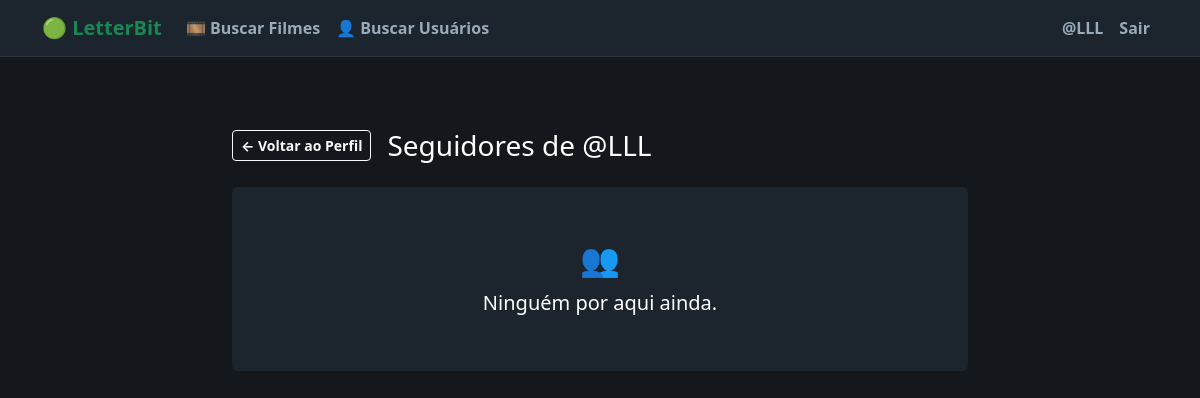
The app's page /profile/LLL/followers/ (signed in), older data.
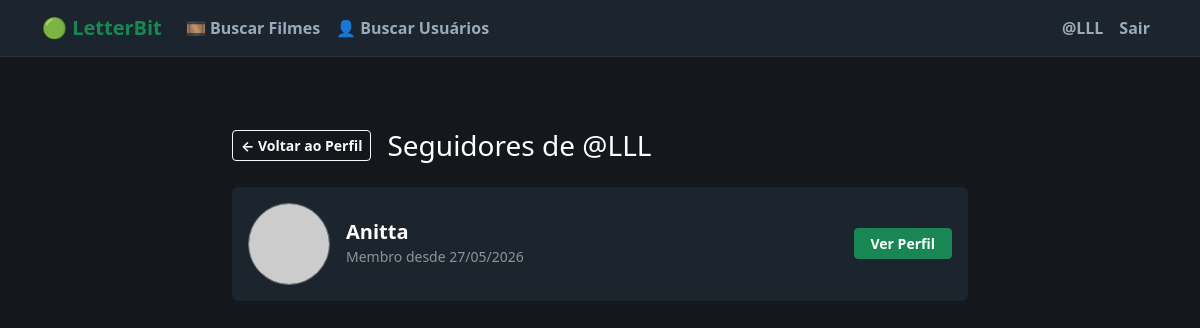
The same page, newer data.
### users/models.py (models this page shows, shortened)
class Profile(models.Model):
    user = models.OneToOneField(User, on_delete=models.CASCADE, related_name='profile')
    bio = models.TextField(max_length=500, blank=True)
    location = models.CharField(max_length=100, blank=True)
    is_private = models.BooleanField(default=False)
    following = models.ManyToManyField(
        'self',
        symmetrical=False,
        related_name='followers',
        blank=True
    )

### users/views.py (the view)
# urls.py: path('profile/<str:username>/followers/', views.user_connections_view, {'list_type': 'followers'}, name='user_followers'),
@login_required
def user_connections_view(request, username, list_type):
    target_user = get_object_or_404(User, username=username)
    profile, _ = Profile.objects.get_or_create(user=target_user)
    my_profile, _ = Profile.objects.get_or_create(user=request.user)
    is_own_profile = (target_user == request.user)
    is_following = my_profile.following.filter(pk=profile.pk).exists()
    is_locked = (not is_own_profile) and profile.is_private and (not is_following)
    if is_locked:
        messages.error(request, "Esta conta é privada. Siga o usuário para ver as conexões.")
        return redirect('user_profile', username=username)
    connections = []
    title = ""
    if list_type == 'followers':
        connections = Profile.objects.filter(following=profile).select_related('user')
        title = f"Seguidores de @{username}"
    elif list_type == 'following':
        connections = profile.following.all().select_related('user')
        title = f"Pessoas que @{username} segue"
    context = {
        'target_user': target_user,
        'connections': connections,
        'title': title,
    }
    return render(request, 'users/user_connections.html', context)

### users/templates/users/user_connections.html (shortened to what this page needs)
{% extends 'base.html' %}
{% block content %}
<div class="container mt-5">
    <div class="row justify-content-center">
        <div class="col-md-8">
            <div class="d-flex align-items-center gap-3 mb-4">
                <a href="{% url 'user_profile' target_user.username %}" class="btn btn-outline-light btn-sm fw-bold">← Voltar ao Perfil</a>
                <h3 class="text-white mb-0">{{ title }}</h3>
            </div>
            <div class="list-group">
                {% for profile in connections %}
                    <div class="list-group-item border-0 mb-2 p-3 rounded d-flex justify-content-between align-items-center text-white" style="background-color: #1c252d;">
                        <div class="d-flex align-items-center gap-3">
                            <img
                                src="https://ui-avatars.com/api/?name={{ profile.user.username }}&background=212529&color=fff&size=48"
                                class="rounded-circle border border-secondary"
                                alt="Avatar"
                            >
                            <div>
                                <h5 class="mb-0 fw-bold">
                                    {{ profile.user.username }}
                                </h5>
                                <small class="text-white-50">Membro desde {{ profile.user.date_joined|date:"d/m/Y" }}</small>
                            </div>
                        </div>
                        <div>
                            <a href="{% url 'user_profile' profile.user.username %}" class="btn btn-sm btn-success fw-bold text-white px-3">
                                Ver Perfil
                            </a>
                        </div>
                    </div>
                {% empty %}
                    <div class="text-center p-5 rounded" style="background-color: #1c252d;">
                        <span class="fs-2">👥</span>
                        <h5 class="text-white mt-2">Ninguém por aqui ainda.</h5>
                    </div>
                {% endfor %}
            </div>
        </div>
    </div>
</div>
{% endblock %}

Row changes from the older to the newer data that the page shows:
added Profile: user.username "Anitta", user.date_joined "27/05/2026"
Text that changed along with them:
text no longer shown: "👥 Ninguém por aqui ainda."
